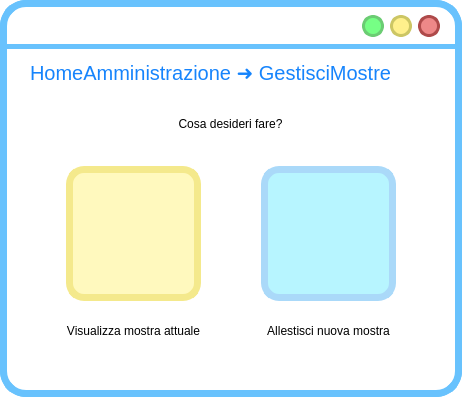
<?xml version="1.0" encoding="UTF-8"?>
<ui version="4.0">
 <class>MainWindow</class>
 <widget class="QMainWindow" name="MainWindow">
  <property name="geometry">
   <rect>
    <x>0</x>
    <y>0</y>
    <width>462</width>
    <height>397</height>
   </rect>
  </property>
  <property name="windowTitle">
   <string>MainWindow</string>
  </property>
  <property name="styleSheet">
   <string notr="true">QWidget{
background:rgb(255, 255, 255);
border-radius:26px;
border-color:rgb(104, 194, 253);
border-style: solid;
border-width:7;
}
QLabel{
border-width:0;
font: 20pt &quot;Lato Light&quot;;
}
QLineEdit{
border-width:0;
font: 14pt &quot;Lato Light&quot;;
}
QAbstractItemView {
    border: 3px solid  rgb(104, 194, 253);  
border-radius:8px;
  selection-background-color:  rgb(104, 194, 253);
margin:-2px;
text-align:center;
border-width:5;
}</string>
  </property>
  <widget class="QWidget" name="centralwidget">
   <widget class="QLabel" name="label">
    <property name="geometry">
     <rect>
      <x>0</x>
      <y>44</y>
      <width>641</width>
      <height>5</height>
     </rect>
    </property>
    <property name="styleSheet">
     <string notr="true">background-color:rgb(104, 194, 253);</string>
    </property>
    <property name="text">
     <string/>
    </property>
   </widget>
   <widget class="QPushButton" name="reduceButton">
    <property name="geometry">
     <rect>
      <x>362</x>
      <y>15</y>
      <width>22</width>
      <height>22</height>
     </rect>
    </property>
    <property name="sizePolicy">
     <sizepolicy hsizetype="Fixed" vsizetype="Fixed">
      <horstretch>0</horstretch>
      <verstretch>0</verstretch>
     </sizepolicy>
    </property>
    <property name="minimumSize">
     <size>
      <width>22</width>
      <height>22</height>
     </size>
    </property>
    <property name="maximumSize">
     <size>
      <width>24</width>
      <height>24</height>
     </size>
    </property>
    <property name="cursor">
     <cursorShape>PointingHandCursor</cursorShape>
    </property>
    <property name="styleSheet">
     <string notr="true">QPushButton{
 background-color:#76ff85;
 border-style: solid;
 border-radius:11px;
font: 18pt &quot;Candara&quot;;
border-color:#6bcc73;
border-width:3;
}

QPushButton::pressed{
	background-color : white;
	border-color:#6bcc73;
	border-width:3;
}
</string>
    </property>
    <property name="text">
     <string/>
    </property>
   </widget>
   <widget class="QPushButton" name="exitButton">
    <property name="geometry">
     <rect>
      <x>418</x>
      <y>15</y>
      <width>22</width>
      <height>22</height>
     </rect>
    </property>
    <property name="sizePolicy">
     <sizepolicy hsizetype="Fixed" vsizetype="Fixed">
      <horstretch>0</horstretch>
      <verstretch>0</verstretch>
     </sizepolicy>
    </property>
    <property name="minimumSize">
     <size>
      <width>22</width>
      <height>22</height>
     </size>
    </property>
    <property name="maximumSize">
     <size>
      <width>24</width>
      <height>24</height>
     </size>
    </property>
    <property name="cursor">
     <cursorShape>PointingHandCursor</cursorShape>
    </property>
    <property name="styleSheet">
     <string notr="true">QPushButton{
 background-color:#ee8888;
 border-style: solid;
 border-radius:11px;
font: 18pt &quot;Candara&quot;;
border-color:#ae4a4a;
border-width:3;
}

QPushButton::pressed{
	background-color : white;
	border-color:#ae4a4a;
	border-width:3;
}
</string>
    </property>
    <property name="text">
     <string/>
    </property>
   </widget>
   <widget class="QPushButton" name="maximizeButton">
    <property name="geometry">
     <rect>
      <x>390</x>
      <y>15</y>
      <width>22</width>
      <height>22</height>
     </rect>
    </property>
    <property name="sizePolicy">
     <sizepolicy hsizetype="Fixed" vsizetype="Fixed">
      <horstretch>0</horstretch>
      <verstretch>0</verstretch>
     </sizepolicy>
    </property>
    <property name="minimumSize">
     <size>
      <width>20</width>
      <height>20</height>
     </size>
    </property>
    <property name="maximumSize">
     <size>
      <width>24</width>
      <height>24</height>
     </size>
    </property>
    <property name="cursor">
     <cursorShape>PointingHandCursor</cursorShape>
    </property>
    <property name="styleSheet">
     <string notr="true">QPushButton{
 background-color:#fff08c	;
 border-style: solid;
 border-radius:11px;
font: 18pt &quot;Candara&quot;;
border-color:#ccc664;
border-width:3;
}

QPushButton::pressed{
	background-color : white;
	border-color:#ccc664;
	border-width:3;
}
</string>
    </property>
    <property name="text">
     <string/>
    </property>
   </widget>
   <widget class="QLabel" name="titoloLabel">
    <property name="geometry">
     <rect>
      <x>30</x>
      <y>57</y>
      <width>371</width>
      <height>31</height>
     </rect>
    </property>
    <property name="styleSheet">
     <string notr="true">font-size: 20px;
text-align: left;
background-color: rgba(255, 255, 255,0);
color: #1684FC;
font: 14pt &quot;Lato&quot;;</string>
    </property>
    <property name="text">
     <string>HomeAmministrazione ➜ GestisciMostre</string>
    </property>
   </widget>
   <widget class="QLabel" name="previousButton">
    <property name="geometry">
     <rect>
      <x>400</x>
      <y>60</y>
      <width>38</width>
      <height>38</height>
     </rect>
    </property>
    <property name="font">
     <font>
      <family>Lato Light</family>
      <pointsize>20</pointsize>
      <weight>50</weight>
      <italic>false</italic>
      <bold>false</bold>
     </font>
    </property>
    <property name="cursor">
     <cursorShape>PointingHandCursor</cursorShape>
    </property>
    <property name="styleSheet">
     <string notr="true">QLabel{
left: 679px;
top: 140px;
width: 38px;
height: 38px;
border-radius: 33px;
background-color: rgba(173, 237, 255, 0);
}</string>
    </property>
    <property name="text">
     <string/>
    </property>
    <property name="pixmap">
     <pixmap>res/arrow_back_FILL1_wght700_GRAD200_opsz48_risultato.png</pixmap>
    </property>
    <property name="scaledContents">
     <bool>true</bool>
    </property>
    <property name="margin">
     <number>0</number>
    </property>
   </widget>
   <widget class="QLabel" name="visualizzaMostraAttualeBigButton">
    <property name="geometry">
     <rect>
      <x>66</x>
      <y>166</y>
      <width>135</width>
      <height>135</height>
     </rect>
    </property>
    <property name="cursor">
     <cursorShape>PointingHandCursor</cursorShape>
    </property>
    <property name="mouseTracking">
     <bool>true</bool>
    </property>
    <property name="styleSheet">
     <string notr="true">QLabel{
background-color:rgb(255, 249, 190);
border-radius:18;
border-color:rgb(244, 233, 140);
border-width:7;
border-style: solid;
}

QLabel:hover{
background-color: rgb(244, 233, 140);
}
</string>
    </property>
    <property name="text">
     <string/>
    </property>
    <property name="pixmap">
     <pixmap>res/info_FILL1_wght600_GRAD200_opsz48_risultato.png</pixmap>
    </property>
    <property name="scaledContents">
     <bool>true</bool>
    </property>
    <property name="margin">
     <number>17</number>
    </property>
   </widget>
   <widget class="QLabel" name="allestisciNuovaMostraBigButton">
    <property name="geometry">
     <rect>
      <x>261</x>
      <y>166</y>
      <width>135</width>
      <height>135</height>
     </rect>
    </property>
    <property name="cursor">
     <cursorShape>PointingHandCursor</cursorShape>
    </property>
    <property name="mouseTracking">
     <bool>true</bool>
    </property>
    <property name="styleSheet">
     <string notr="true">QLabel{
background-color:rgb(183, 245, 255);
border-radius:18;
border-color:rgb(170, 217, 249);
border-width:7;
border-style: solid;
}

QLabel:hover{
background-color: rgb(170, 217, 249);
}
</string>
    </property>
    <property name="text">
     <string/>
    </property>
    <property name="pixmap">
     <pixmap>res/add_photo_alternate_FILL1_wght600_GRAD200_opsz48_risultato.png</pixmap>
    </property>
    <property name="scaledContents">
     <bool>true</bool>
    </property>
    <property name="margin">
     <number>17</number>
    </property>
   </widget>
   <widget class="QLabel" name="label_4">
    <property name="geometry">
     <rect>
      <x>10</x>
      <y>99</y>
      <width>441</width>
      <height>51</height>
     </rect>
    </property>
    <property name="styleSheet">
     <string notr="true">QLabel{
font: 25 18pt &quot;Lato Light&quot;;
background-color: rgba(255, 255, 255,0);
}</string>
    </property>
    <property name="text">
     <string>&lt;html&gt;&lt;head/&gt;&lt;body&gt;&lt;p align=&quot;center&quot;&gt;Cosa desideri fare?&lt;/p&gt;&lt;/body&gt;&lt;/html&gt;</string>
    </property>
   </widget>
   <widget class="QLabel" name="label_5">
    <property name="geometry">
     <rect>
      <x>58</x>
      <y>310</y>
      <width>151</width>
      <height>41</height>
     </rect>
    </property>
    <property name="styleSheet">
     <string notr="true">QLabel{
font: 25 14pt &quot;Lato Light&quot;;
background-color: rgba(255, 255, 255,0);
}</string>
    </property>
    <property name="text">
     <string>Visualizza mostra attuale</string>
    </property>
    <property name="textFormat">
     <enum>Qt::PlainText</enum>
    </property>
    <property name="alignment">
     <set>Qt::AlignCenter</set>
    </property>
    <property name="wordWrap">
     <bool>true</bool>
    </property>
   </widget>
   <widget class="QLabel" name="label_6">
    <property name="geometry">
     <rect>
      <x>253</x>
      <y>310</y>
      <width>151</width>
      <height>41</height>
     </rect>
    </property>
    <property name="styleSheet">
     <string notr="true">QLabel{
font: 25 14pt &quot;Lato Light&quot;;
background-color: rgba(255, 255, 255,0);
}</string>
    </property>
    <property name="text">
     <string>Allestisci nuova mostra</string>
    </property>
    <property name="textFormat">
     <enum>Qt::PlainText</enum>
    </property>
    <property name="alignment">
     <set>Qt::AlignCenter</set>
    </property>
    <property name="wordWrap">
     <bool>true</bool>
    </property>
   </widget>
  </widget>
 </widget>
 <resources>
  <include location="../../../AppData/Local/Temp/res.qrc"/>
  <include location="../../../AppData/Local/Temp/res/res.qrc"/>
 </resources>
 <connections/>
</ui>
